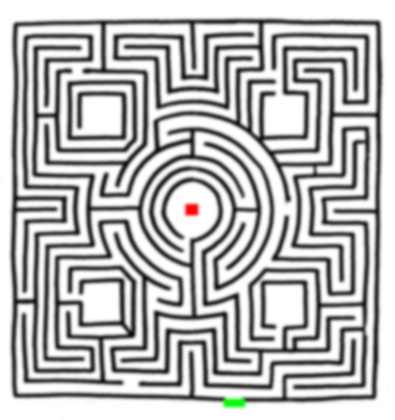
%> input picture archiv/testBilder/complex_3px_blr.jpg, 395 x 420 px, shrunk from 800 x 850 before the run
$ octave --eval "main;"   (GNU Octave 9; MATLAB toolbox functions it lacks are replaced by stand-ins)
%> lines starting %> are read from the running program, lines starting %| are printed output that depends on the picture; in (x1, y1, x2, y2) boxes, pixels count from 0 and x2, y2 are one past the last pixel; in counts of white or black regions, pixels touching at a corner belong together; the program's own positions count from 1
### archiv/matlabCode/medianFilter.m
function [ output ] = medianFilter( input )
% applies the median filter
%
% INPUT
% input     ... greyscale-image
%
% OUTPUT
% output    ... filtered image

% get neighbouring values
  pic(1,:,:) = circshift ( input, [ -1, -1 ] );
  pic(2,:,:) = circshift ( input, [ -1,  0 ] );
  pic(3,:,:) = circshift ( input, [ -1,  1 ] );
  pic(4,:,:) = circshift ( input, [  0, -1 ] );
  pic(5,:,:) = circshift ( input, [  0,  1 ] );
  pic(6,:,:) = circshift ( input, [  1, -1 ] );
  pic(7,:,:) = circshift ( input, [  1,  0 ] );
  pic(8,:,:) = circshift ( input, [  1,  1 ] );
  pic(9,:,:) = circshift ( input, [  0,  0 ] );


% calculate median
    D=median(pic,1);

    output = squeeze(D);

   % imshow(output);

end

### archiv/matlabCode/splitChannels.m
function[resRed, resGreen, resGrey, pathStart] = splitChannels(input)

% Splits the red and green channel, creates a greyscale and
% finds the starting-point from the original image
%
% INPUT
% input ... original image
%
% OUTPUT
% resRed    ... red channel
% resGreen  ... green channel
% resGrey   ... greyscale image
% pathStart ... (x,y)-coordinates of the starting-point

si = size(input);
output = zeros(si(1),si(2));
for i = 1:si(1)
    for j = 1:si(2)
        if(input(i, j, 1) > input(i, j, 2)+0.14 && input(i, j, 1) > input(i, j, 3)+0.14)
            output(i,j) = 255;
        end
    end
end

resRed=output;
%imshow(output);
%uiwait;
output = zeros(si(1),si(2));
for i = 1:si(1)
    for j = 1:si(2)
        if(input(i, j, 2) > input(i, j, 1)+0.14 && input(i, j, 2) > input(i, j, 3)+0.14)
            output(i,j) = 255;
        end
    end
end
resGreen=output;

center = centroid(resRed);
% [5 lines of commented-out code are left out]


resGrey = input;
resGrey = max(max(resGrey(:,:,1), resGrey(:,:,2)),resGrey(:,:,3));

pathStart=center;

end

### archiv/matlabCode/centroid.m
function[resVec] = centroid(input)

% calculates centroid after gray to binary conversion
%
% INPUT
% input     ... 1 channel image
%
% OUTPUT
% resVec      ... centroid position

input = im2bw(input);
input = input * 255;
input = im2double(input);

m00 = 0.0;
m10 = 0.0;
m01 = 0.0;

[sizeX, sizeY] = size(input);

for x=1:sizeX
    for y=1:sizeY
       m00 = m00 + input(x,y);
       m10 = m10 + x * input(x,y);
       m01 = m01 + y * input(x,y);
    end
end

resVec = [int64(m10/m00), int64(m01/m00)];
end

### archiv/matlabCode/findMazeExit.m
function pathEnd =  findMazeExit(imgGreen)
% creates a 2x2 matrix - borders of the maze-exit
% [x y; x y] ==> top-left; right-bottom
%
% INPUT
% imgGreen ... G-channel of the image
%
% OUTPUT
% pathEnd  ... left-top and right-bottom coordinates of the exit


center = centroid(imgGreen);
pathEnd = [center; center];

%top-left
run=true;


% move from center to top until green ends
while(run)
    pathEnd(1,1)=pathEnd(1,1)-1;
    if((imgGreen(pathEnd(1,1), pathEnd(1,2)) == 0) || (pathEnd(1,1) == 1))
        break;
    end
end

% move from center to left-border until green ends
while(run)
    pathEnd(1,2)=pathEnd(1,2)-1;
    if((imgGreen(pathEnd(2,1), pathEnd(1 ,2)) == 0) || (pathEnd(1,2) == 1))
        break;
    end
end

pathEnd(2,2) = (2*pathEnd(2,2))-pathEnd(1,2);
pathEnd(2,1) = (2*pathEnd(2,1))-pathEnd(1,1);


end

### archiv/matlabCode/binaryImage.m
function[imgBinary] = binaryImage(input)
% creates a binary from optimized greyscale-image
%
% INPUT
% input     ... greyscale image
%
% OUTPUT
% imgBinary ... binary image

    % create a 0-filled matrix in the size of the image
    imgBinary=zeros(size(input));
    threshold=goodThreshold(input);

    % set all cells greate than the threshold to 1
    imgBinary(input > threshold) = 1;

end

### archiv/matlabCode/main.m
% contains all calls to further functionality
% -> is the entry-point to the processing pipeline

function main()

% flag for debug output
debug = 0;

% flag for animation
animate = 1;


% clear output, read the inputfile and create the outputfile
close all;
clear global;
clc;


fileTypes = {'*.jpg;*.tif;*.png;*.gif','All Image Files';'*.*','All Files' };

[FileName,PathName] = uigetfile(fileTypes, 'File Selector');
%> the answer given: ../testBilder/complex_3px_blr.jpg


disp(['Try to open file: ' PathName FileName])


%convert gif files
if(isempty(regexpi(FileName, '.gif'))~=true)
    [imgOri, cmap] = imread([PathName FileName]);
    imgOri = ind2rgb(imgOri, cmap);
else
    imgOri = imread([PathName FileName]);
%> imgOri is the input picture: size 420x395x3 uint8; mean R, G, B 185.8, 185.5, 185.7
    imgOri = im2double(imgOri);
%> imgOri: size 420x395x3 double
end

imgPath = imgOri;
imgMedian = imgOri;

imgMedian(:,:,1) = medianFilter(imgMedian(:,:,1));
imgMedian(:,:,2) = medianFilter(imgMedian(:,:,2));
imgMedian(:,:,3) = medianFilter(imgMedian(:,:,3));


% split color-channels (R, G, Grey) and find path-start
[imgRed, imgGreen, imgGrey, pathStart] = splitChannels(imgMedian);
%> after the loop in splitChannels, `for i = 1:si(1)`:
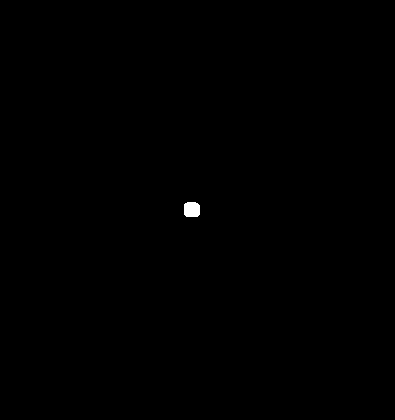
%> output: size 420x395 double; 0.13% white; 1 white region, box (x1, y1, x2, y2) and area: (184, 202, 200, 217) 223
%> after the loop in splitChannels, `for i = 1:si(1)`:
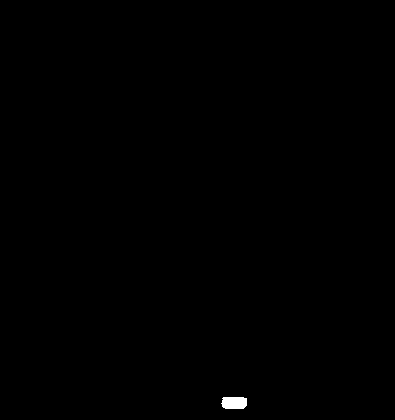
%> output: size 420x395 double; 0.17% white; 1 white region, box (x1, y1, x2, y2) and area: (221, 397, 247, 409) 286
%> after the loop in centroid, `for x=1:sizeX`: m00 = 56865; m01 = 10941795; m10 = 11949810
%> in centroid, `resVec = [int64(m10/m00), int64(m01/m00)];`: resVec = [210 192]
%> pathStart = [210 192]

% find exit of maze
pathEnd = findMazeExit(imgGreen);
%> in findMazeExit, `center = centroid(imgGreen);`: center = [403 235]
%> in findMazeExit, `pathEnd = [center; center];`: pathEnd = [403 235; 403 235]
%> after the loop in findMazeExit, `while(run)`: pathEnd = [397 235; 403 235]
%> after the loop in findMazeExit, `while(run)`: pathEnd = [397 222; 403 235]
%> pathEnd = [397 222; 409 248]
%> the run ends on the next line


if debug==1
    subplot(1,3,1);
    imshow(imgRed);
    title('imgRed');

    subplot(1,3,2);
    imshow(imgGreen);
    title('imgGreen');

    subplot(1,3,3);
    imshow(imgGrey);
    title('imgGrey');

    uiwait;
end


% optimize greyscale-image
% Rundet die Kanten ab & erschwert dadurch die Findung des Pfades
%[imgGrey] = highContrastGrey(imgGrey);

% create binary-image
[imgBinary] = binaryImage(imgGrey);


% sobel
[imgYSobel imgXSobel] = sobelGradient(imgGrey);

if debug==1
    subplot(1,2,1);
    imshow(imgYSobel);
    title('imgYSobel');

    imshow(imgBinary);
    title('imgBinary');

    subplot(1,2,2);
    imshow(imgXSobel);
    title('imgXSobel');

    uiwait;
end

% plegde -> finding the actual way
[imgPath] = pledgePath(imgBinary, imgYSobel, imgXSobel, pathStart, pathEnd, imgGreen, imgOri, animate);


% output of the result
subplot(1,2,1);
imshow(imgOri);
title('ORIGINAL');

subplot(1,2,2);
imshow(imgPath);
title('WITH PATH');

end

$ run again, on archiv/testBilder/labyrinth.jpg
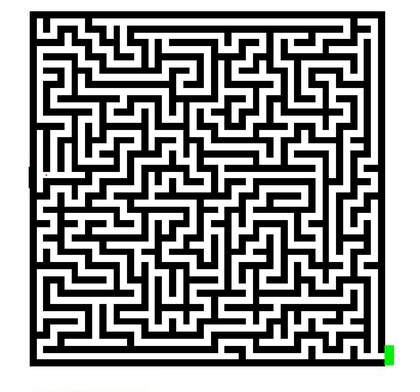
%> input picture archiv/testBilder/labyrinth.jpg, 420 x 392 px, shrunk from 1230 x 1149 before the run
%> in main, imgOri is the input picture: size 392x420x3 uint8; mean R, G, B 152.7, 153, 152.7
%> imgOri: size 392x420x3 double
%> in medianFilter, `output = squeeze(D);`:
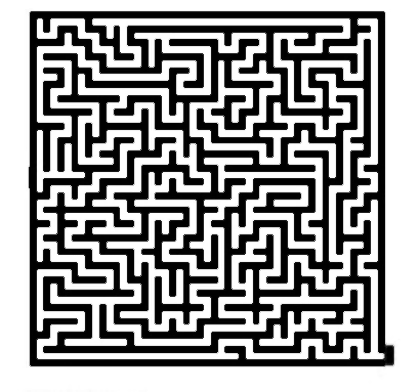
%> output: size 392x420 double; min 0, max 1, mean 0.599
%> in main, `imgMedian(:,:,2) = medianFilter(imgMedian(:,:,2));`:
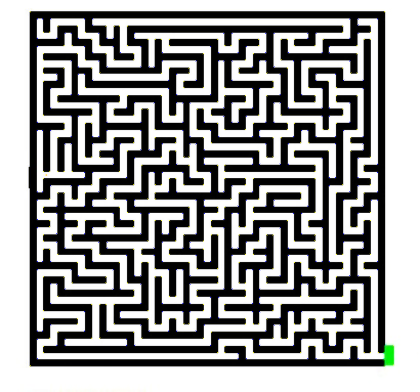
%> imgMedian: size 392x420x3 double; mean R, G, B 0.599, 0.6, 0.599; mean of the top-left, top-right, bottom-left and bottom-right quarters 0.581, 0.586, 0.612, 0.619
%> input: size 392x420 logical; every value is 0
%> after the loop in centroid, `for x=1:sizeX`: m00 = 0
%> resVec = [0 0]
%> input: size 392x420 logical; 0.15% white; 1 white region, box (x1, y1, x2, y2) and area: (383, 344, 395, 367) 242
%> in findMazeExit, `center = centroid(imgGreen);`: center = [356 390]
%> in findMazeExit, `pathEnd = [center; center];`: pathEnd = [356 390; 356 390]
%> after the loop in findMazeExit, `while(run)`: pathEnd = [344 390; 356 390]
%> after the loop in findMazeExit, `while(run)`: pathEnd = [344 384; 356 390]
%> in main, `pathEnd = findMazeExit(imgGreen);`: pathEnd = [344 384; 368 396]
